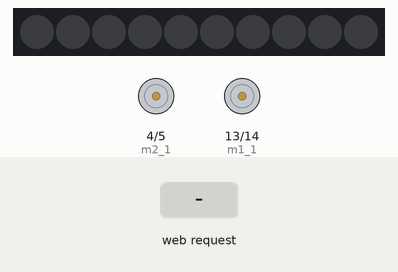
Recording of a sketch running on a simulated ESP8266 (NodeMCU). Parts: 10 RGB LEDs in strip order, left to right, motor-driver pin pairs drawn as motors (green arrow = first pin HIGH = forward, orange = second pin HIGH = backward, longer = more drive). The inputs (shaded band) are chosen by the test bench. Dim RGB values are drawn brighter than linear; WiFi joins after 1.5 s; servers stay silent unless stated; what the sketch prints to the serial monitor is not drawn.

Above: at 2.7 s.
2.8 s: HTTP request GET /movement?state=forward received
At 3.7 s:
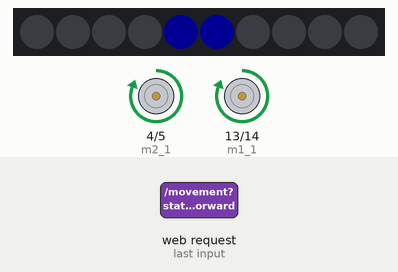
4.3 s: HTTP request GET /movement?state=backward received
At 4.9 s:
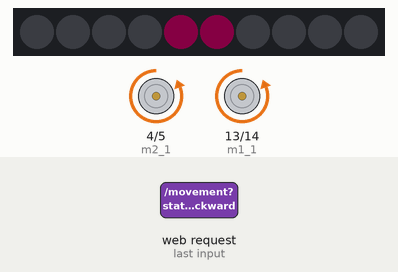
5.9 s: HTTP request GET /movement?state=left received
At 6.9 s:
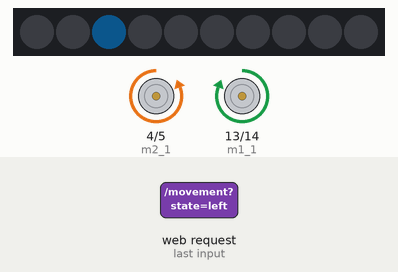
7.4 s: HTTP request GET /movement?state=right received
At 8.1 s:
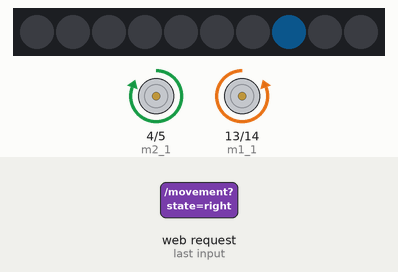
Timing chart, 0 to 9.9 s (numbered marks = the images above; inputs shaded):
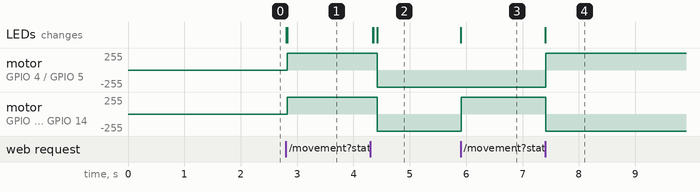

The sketch:

Robot_control_final.ino
```cpp
/***********************************************
   Author: Atul Dubey
   Date: 28/09/2022
   Description:
    This code received the HTTP requests sent from
    the glove code and controlls the Robot accordingly.
 **********************************************/

/* Include libraries */
#include <Adafruit_NeoPixel.h>                                                        // Library for working with RGB LEDs
#include <ESP8266WiFi.h>                                                              // Library for connecting HDK to the WiFi network.
#include <ESP8266WebServer.h>                                                         // Library that helps the HDK to act as a web server.

/* Define Macros */
const char* ssid = "iBHubs 2";                                                      // WiFi credentials of the network.
const char* password = "";

IPAddress ip(192, 168, 2, 150);
IPAddress gateway(192, 168, 2, 1);
IPAddress subnet(255, 255, 255, 0);

/* Define pins */
#define PIN 12
const int m1_1 = 13;
const int m1_2 = 14;
const int m2_1 =  4;
const int m2_2 =  5;

/* Declare instances */
ESP8266WebServer server(80);                                                          // Create a Web Server instance with HTTP port number 80.

/* Define global variables & constants */
uint32_t color0;
uint32_t color1;
uint32_t color2;
uint32_t color3;
uint32_t color4;

Adafruit_NeoPixel strip = Adafruit_NeoPixel(10, PIN, NEO_GRB + NEO_KHZ800);           // Defining RGB LED strip.

/* Functions to move the robot with led indications */
void forward()
{

  for (uint16_t i = 0; i < 10; i++) {
    strip.setPixelColor(i, color0);
    strip.show(); // This sends the updated pixel color to the hardware.
    //delay(10);
  }
  for (uint16_t j = 4; j < 6; j++) {
    strip.setPixelColor(j, color3); // set the color of strip
    strip.show(); // This sends the updated pixel color to the hardware.
    delay(10);
  }
  /*************Drive Forward*************/
  digitalWrite(m1_1, HIGH);
  digitalWrite(m1_2, LOW);
  digitalWrite(m2_1, HIGH);
  digitalWrite(m2_2, LOW);
}

void backward()
{
  for (uint16_t i = 0; i < 10; i++) {
    strip.setPixelColor(i, color0);
    strip.show();
    delay(10);// This sends the updated pixel color to the hardware.
  }
  for (uint16_t i = 4; i < 6; i++) {
    strip.setPixelColor(i, color2);
    strip.show(); // This sends the updated pixel color to the hardware.
    delay(10);
  }
  /*************Drive Backward*************/
  digitalWrite(m1_1, LOW);
  digitalWrite(m1_2, HIGH);
  digitalWrite(m2_1, LOW);
  digitalWrite(m2_2, HIGH);
}

void right()
{
  for (uint16_t i = 0; i < 10; i++) {
    strip.setPixelColor(i, color0);
    strip.show(); // This sends the updated pixel color to the hardware.
  }

  for (uint16_t i = 7; i < 8; i++) {
    strip.setPixelColor(i, color4);
    strip.show(); // This sends the updated pixel color to the hardware.
    delay(10);
  }
  /*************Drive Left*************/
  digitalWrite(m1_1, LOW);
  digitalWrite(m1_2, HIGH);
  digitalWrite(m2_1, HIGH);
  digitalWrite(m2_2, LOW);
}

void left()
{
  for (uint16_t i = 0; i < 10; i++) {
    strip.setPixelColor(i, color0);
    strip.show(); // This sends the updated pixel color to the hardware.
  }
  for (uint16_t i = 2; i < 3; i++) {
    strip.setPixelColor(i, color4);
    strip.show(); // This sends the updated pixel color to the hardware.
    delay(10);
  }

  /*************Drive right*************/
  digitalWrite(m1_1, HIGH);
  digitalWrite(m1_2, LOW);
  digitalWrite(m2_1, LOW);
  digitalWrite(m2_2, HIGH);
}

void Stop()
{
  for (uint16_t i = 0; i < 10; i++) {
    strip.setPixelColor(i, color0);
    strip.show(); // This sends the updated pixel color to the hardware.
  }
  for (uint16_t i = 4; i < 6; i++) {
    strip.setPixelColor(i, color1);
    strip.show(); // This sends the updated pixel color to the hardware.
    delay(10);
  }
  /*************STOP*************/
  digitalWrite(m1_1, LOW);
  digitalWrite(m1_2, LOW);
  digitalWrite(m2_1, LOW);
  digitalWrite(m2_2, LOW);
}

/* Function to handle undefined requests */
void handleNotFound() {
  server.send(200, "text/plain", "Not Found");                                        // Send a message "Not Found" in case of undefined requests.
}

/* Function to handle the "/light" request and turn ON the appropriate light or pattern */
void movement()
{
  if (server.arg("state") == "forward") {  // If the argument of incoming request isforward, then display respective pattern.
    forward();
    Serial.println(F("Request is for forward "));                                  // Indication in Serial Monitor.

    server.send(200, "text/plain", "move forward");                               // Message to the Client that the light is ON.
    // Function call to show the pattern.
  }
  else if (server.arg("state") == "backward") {
    backward();
    Serial.println(F("Request is for backward "));
    server.send(200, "text/plain", "move backward");

  }
  else if (server.arg("state") == "left") {
    left();
    Serial.println(F("Request is for left "));
    server.send(200, "text/plain", "move left");

  }
  else if (server.arg("state") == "right") {
    right();
    Serial.println(F("Request is for right "));
    server.send(200, "text/plain", "move right");

  }
  else if (server.arg("state") == "stop") {
    Stop();
    Serial.println(F("Request is for stop "));
    server.send(200, "text/plain", "STOP");

  }
}

/* Function to connect to a WiFi network */
void setup_wifi() {
  Serial.println();
  Serial.print("Connecting to ");
  Serial.println(ssid);

  WiFi.begin(ssid, password);                                                         // Start connecting to the WiFi network.

  while (WiFi.status() != WL_CONNECTED) {                                             // Wait until the connection is successful.
    delay(500);
    Serial.print(".");
  }
  Serial.println("");
  Serial.println("WiFi connected");

  Serial.print("Use this URL to connect to this server: ");
  Serial.print("http://");
  WiFi.config(ip, gateway, subnet);
  Serial.print(WiFi.localIP());                                                       // Display the IP address on the Serial Monitor to access the Lights.
  Serial.println("/");
}

/* Setup code - Runs once */
void setup() {
  /**********defining motor pins**********/
  pinMode(m1_1, OUTPUT);
  pinMode(m1_2, OUTPUT);
  pinMode(m2_1, OUTPUT);
  pinMode(m2_2, OUTPUT);

  /********Inetializing motor pins***********/
  digitalWrite(m1_1, LOW);
  digitalWrite(m1_2, LOW);
  digitalWrite(m2_1, LOW);
  digitalWrite(m2_2, LOW);

  Serial.begin(115200);                                                               // To intialize the Serial communication.
  strip.begin();                                                                      //To inetialize the strip
  strip.show();                                                                       // To push the color into hardware

  strip.setBrightness(20);                                                           // Function to set the brightness of the Pixels.

  /* strip.Color returns an integer according to a spcific color set in its arguements */
  color0 = strip.Color(0, 0, 0);
  color1 = strip.Color(255, 0, 0);
  color2 = strip.Color(100, 0, 55);
  color3 = strip.Color(0, 0, 255);
  color4 = strip.Color(20, 100, 160);

  setup_wifi();

  server.begin();                                                                     // Start the Web Server on the HDK.
  Serial.println("Server started");
  server.on("/movement", movement);                                                    // Method to execute/process client requests with the URL "/light"
  server.onNotFound(handleNotFound);                                                  // Method that executes for undefined requests.
}

void loop() {
  if (WiFi.status() != WL_CONNECTED)
    Serial.print("Connection lost");
  server.handleClient();                                                              // Method to listen to client requests
}
```

Measured:
- after the input at 2.8 s, motor on GPIO 4 (m2_1) / GPIO 5 (m2_2), motor on GPIO 13 (m1_1) / GPIO 14 (m1_2): stopped → forward 255/255 at once; the LEDs: first change at once (image 1 shows a later state)
- after the input at 4.3 s, motor on GPIO 4 (m2_1) / GPIO 5 (m2_2), motor on GPIO 13 (m1_1) / GPIO 14 (m1_2): forward 255/255 → backward 255/255 after 0.12 s; the LEDs: first change at once (image 2 shows a later state)
- after the input at 5.9 s, motor on GPIO 13 (m1_1) / GPIO 14 (m1_2): backward 255/255 → forward 255/255 at once; the LEDs: change at once (image 3)
- after the input at 7.4 s, motor on GPIO 4 (m2_1) / GPIO 5 (m2_2): backward 255/255 → forward 255/255 at once; motor on GPIO 13 (m1_1) / GPIO 14 (m1_2): forward 255/255 → backward 255/255 at once; the LEDs: change at once (image 4)
